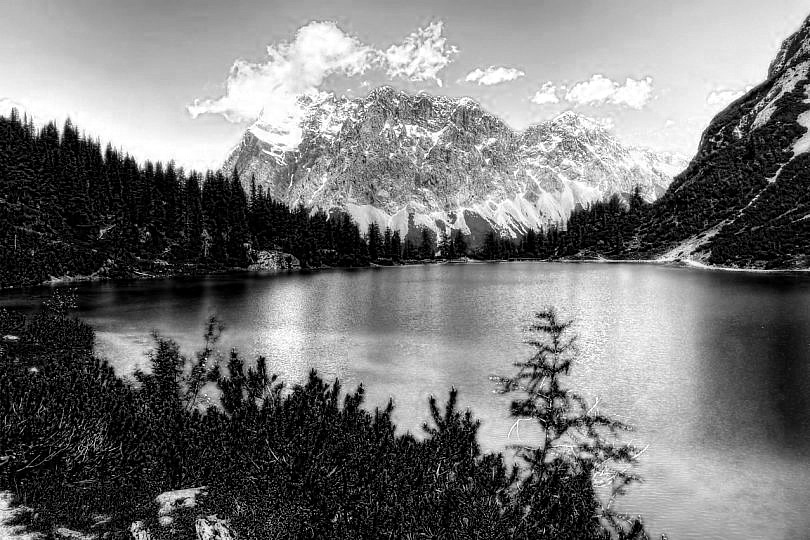
#> input picture Lab1/imagen1/imagen1_salida_gray_azul.jpg, 810 x 540 px
$ jupyter execute 'Problema 2.ipynb'
#> lines starting #> are read from the running program, lines starting #| are printed output that depends on the picture
[cell 1]
import cv2
import numpy as np
import matplotlib.pyplot as plt

def reconstruct_image(blue_image_path, green_image_path, red_image_path):
    # Leer las imágenes en escala de grises
    blue_image = cv2.imread(blue_image_path, cv2.IMREAD_GRAYSCALE)
#> blue_image is the input picture: shape (540, 810); min 0, max 255, mean 118.1
    green_image = cv2.imread(green_image_path, cv2.IMREAD_GRAYSCALE)
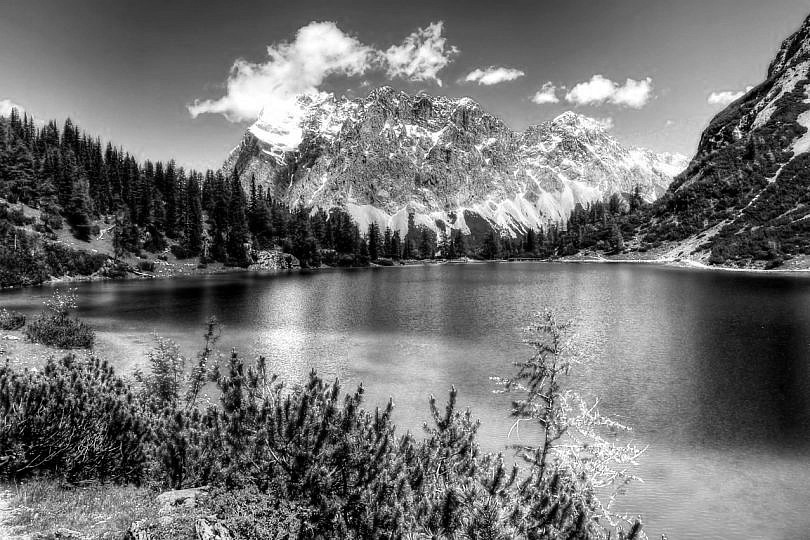
#> input picture Lab1/imagen1/imagen1_salida_gray_verde.jpg, 810 x 540 px
#> green_image is the input picture: shape (540, 810); min 0, max 255, mean 113.9
    red_image = cv2.imread(red_image_path, cv2.IMREAD_GRAYSCALE)
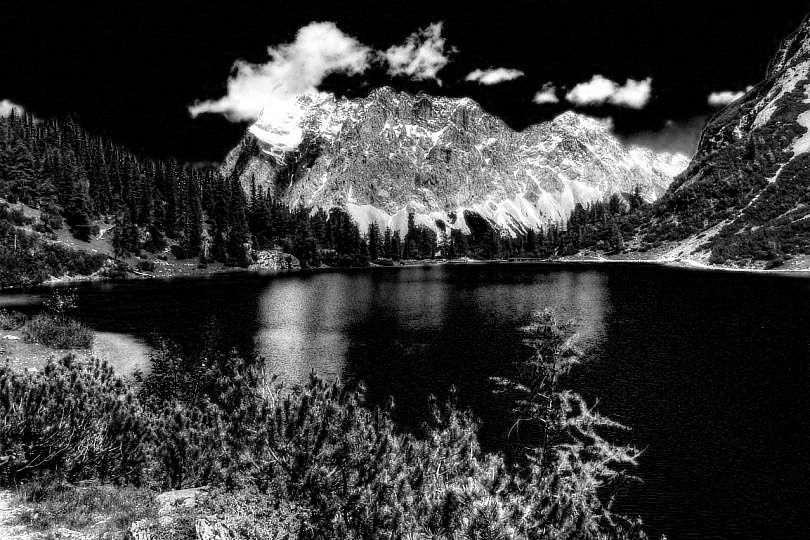
#> input picture Lab1/imagen1/imagen1_salida_gray_rojo.jpg, 810 x 540 px
#> red_image is the input picture: shape (540, 810); min 0, max 255, mean 57.5


    # Crear una imagen temporal con 3 canales
    temp_image = np.dstack((blue_image, green_image, red_image))
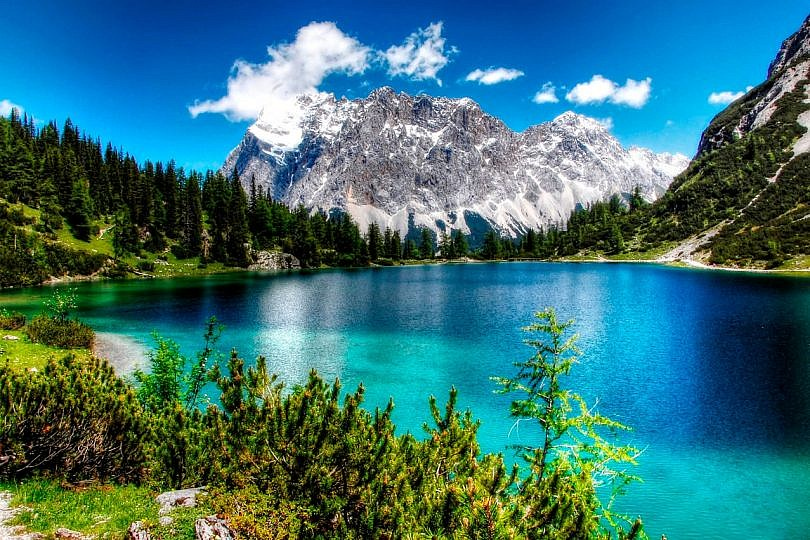
#> temp_image: shape (540, 810, 3); mean of channels 0, 1, 2 118.1, 113.9, 57.5; drawn as B, G, R

    # Crear una nueva imagen con la misma forma y tipo que la imagen temporal
    reconstructed_image = np.zeros_like(temp_image)

    # Asignar cada canal de color
    reconstructed_image[:,:,0] = blue_image
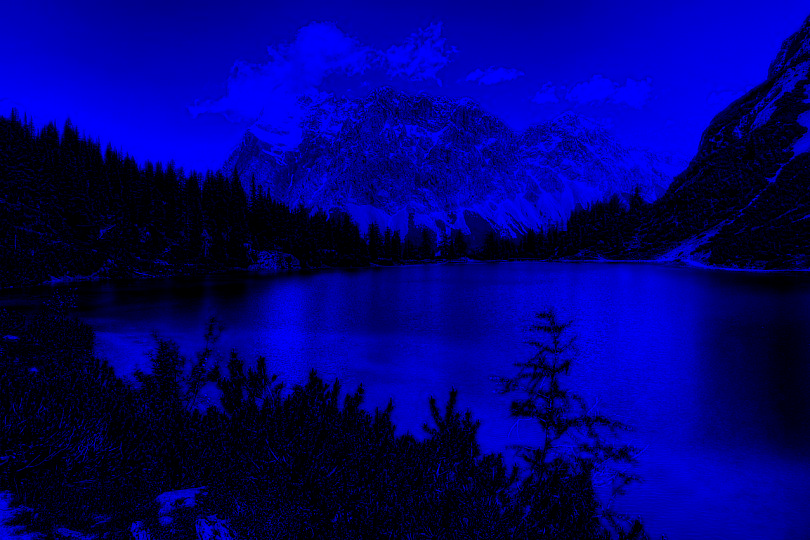
#> reconstructed_image: shape (540, 810, 3); mean of channels 0, 1, 2 118.1, 0, 0; drawn as B, G, R
    reconstructed_image[:,:,1] = green_image
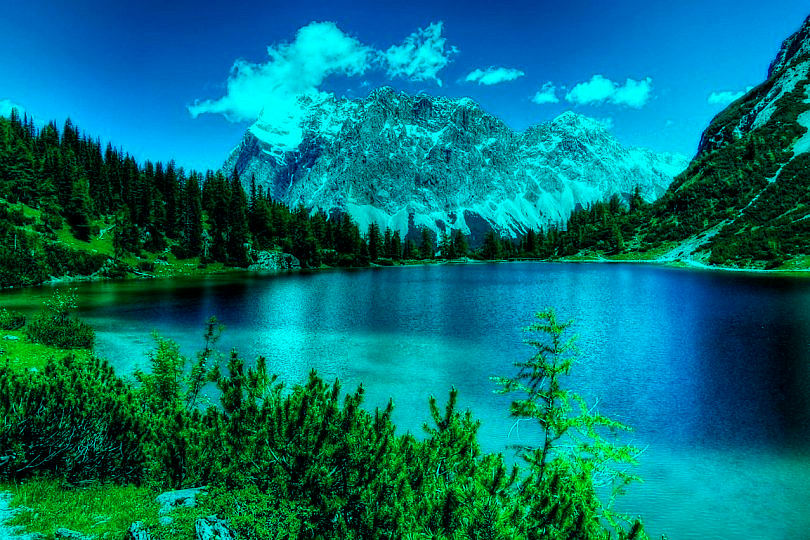
#> reconstructed_image: shape (540, 810, 3); mean of channels 0, 1, 2 118.1, 113.9, 0; drawn as B, G, R
    reconstructed_image[:,:,2] = red_image

    return reconstructed_image

# Usar la funcion

[cell 2]
# Rutas a las imágenes en escala de grises
blue_image_path = './Lab1/imagen1/imagen1_salida_gray_azul.jpg'
green_image_path = './Lab1/imagen1/imagen1_salida_gray_verde.jpg'
red_image_path = './Lab1/imagen1/imagen1_salida_gray_rojo.jpg'

# Reconstruir la imagen original
reconstructed_image = reconstruct_image(blue_image_path, green_image_path, red_image_path)

# Convertir la imagen de BGR a RGB
reconstructed_image = cv2.cvtColor(reconstructed_image, cv2.COLOR_BGR2RGB)

# Mostrar la imagen reconstruida
plt.imshow(reconstructed_image)
plt.show()
